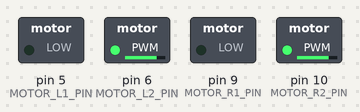
This sketch was run on a simulated Arduino Uno, built with avr-gcc and run on an emulated ATmega328P. Parts: switched loads named in the sketch (green lamp = pin HIGH). What the sketch prints to the serial monitor is not drawn.

Above: at 0.1 s.
Timing chart, 0 to 1.6 s (numbered marks = the images above):
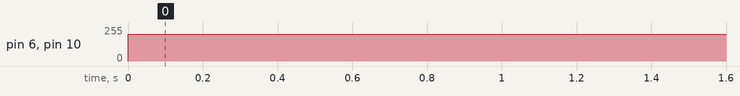

The sketch:

open-loop-motor-control.ino
```cpp
#define FIRMWARE_VERSION "v1.0.0"

#define UART_BAUDRATE 9600

#define MOTOR_L1_PIN 5
#define MOTOR_L2_PIN 6
#define MOTOR_R1_PIN 9
#define MOTOR_R2_PIN 10

#define UPDATE_PERIOD_MS 500

#define PWM_VALUE_MAX 255
#define PWM_VALUE_MIN -255

// Right and Left motors will be initialized to the same value i.e 100,150 and 200
// to test at three different speeds.
#define MOTOR_L_PWM_INITIAL_VALUE 200
#define MOTOR_R_PWM_INITIAL_VALUE 200

// Offset for left and right motor
#define LEFT_OFFSET 0
#define RIGHT_OFFSET 0

#define MOTOR_PWM_DECREMENT_VALUE 20

// Compile-time check of initial PWM values
#if ((MOTOR_L_PWM_INITIAL_VALUE < PWM_VALUE_MIN) || (MOTOR_L_PWM_INITIAL_VALUE > PWM_VALUE_MAX))
  #error "MOTOR_L_PWM_INITIAL_VALUE is out of range"
#endif

#if ((MOTOR_R_PWM_INITIAL_VALUE < PWM_VALUE_MIN) || (MOTOR_R_PWM_INITIAL_VALUE > PWM_VALUE_MAX))
  #error "MOTOR_R_PWM_INITIAL_VALUE is out of range"
#endif

// Function to Set Motor Control Parameters
void SetMotorControlParameters(int PWMValue,
                               unsigned int HBridgeControlPinA,
                               unsigned int HBridgeControlPinB)
{
  if (PWMValue >= 0)
  {
    analogWrite(HBridgeControlPinB, PWMValue);
    digitalWrite(HBridgeControlPinA, LOW);
  }
  else
  {
    analogWrite(HBridgeControlPinA, -PWMValue);
    digitalWrite(HBridgeControlPinB, LOW);
  }
}

// Function to Update Motor Speed
void UpdateMotorSpeed(int LeftMotorPWMValue,
                      int RightMotorPWMValue,
                      unsigned long DurationMilliseconds)
{
  // Set Left Motor Control Parameters
  SetMotorControlParameters(LeftMotorPWMValue,
                            MOTOR_L1_PIN,
                            MOTOR_L2_PIN);

  // Set Right Motor Control Parameters
  SetMotorControlParameters(RightMotorPWMValue,
                            MOTOR_R1_PIN,
                            MOTOR_R2_PIN);

  // Add blocking delay (in ms)
  delay(DurationMilliseconds);
}

// Setup function runs once when board is powered up or reset
void setup()
{
  // Initialise UART
  Serial.begin(UART_BAUDRATE);

  // Configure GPIO pins
  pinMode(MOTOR_L1_PIN, OUTPUT);
  pinMode(MOTOR_L2_PIN, OUTPUT);
  pinMode(MOTOR_R1_PIN, OUTPUT);
  pinMode(MOTOR_R2_PIN, OUTPUT);

  // Set initial value for digital output pins
  digitalWrite(MOTOR_L1_PIN, LOW);
  digitalWrite(MOTOR_L2_PIN, LOW);
  digitalWrite(MOTOR_R1_PIN, LOW);
  digitalWrite(MOTOR_R2_PIN, LOW);

  // Output message to console
  Serial.println("B37VB Motor Control Basics Demonstration");
  Serial.print("Version: ");
  Serial.println(FIRMWARE_VERSION);

  #if VARIABLE_SPEED_ENABLE
    Serial.println("Variable Motor Speed Enabled");
  #endif
}

// Loop function runs over and over again forever
void loop()
{
  static int LeftMotorPWMValue  = MOTOR_L_PWM_INITIAL_VALUE;
  static int RightMotorPWMValue = MOTOR_R_PWM_INITIAL_VALUE;
  //Code has been modified to include offset to stop the buggy from veering off.
  UpdateMotorSpeed(LeftMotorPWMValue + LEFT_OFFSET,
                   RightMotorPWMValue + RIGHT_OFFSET,
                   UPDATE_PERIOD_MS);
}
```

Measured:
- by itself, pin 6 (MOTOR_L2_PIN), pin 10 (MOTOR_R2_PIN): 0/255 → 200/255 at 0.00 s
